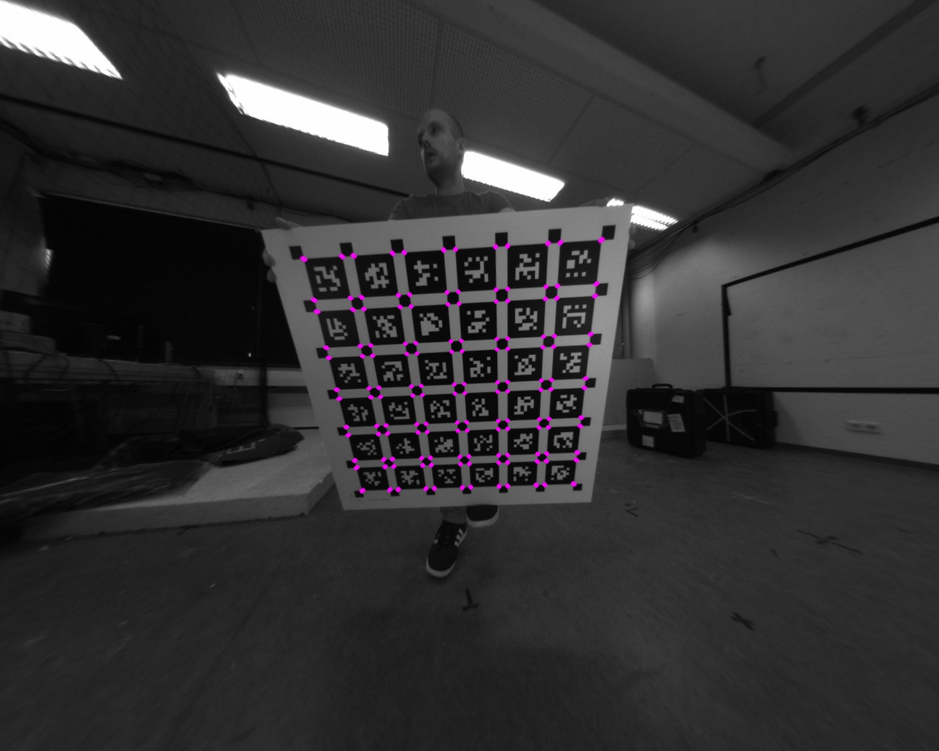
//> input picture assets/dscm6.png, 939 x 751 px, shrunk from 1280 x 1024 before the run
$ ./dscm1_distort   (built with g++ and OpenCV 4)
//> lines starting //> are read from the running program, lines starting //| are printed output that depends on the picture
//> further down, src is the input picture: 751 rows x 939 cols, CV_8UC3; mean B, G, R 49.6, 48.6, 49.6

//@date 2025-2-19
//@auther: wxliu
//@brief: DSCM: Double Sphere Camera Model

// distort image: 1. ds unprojection 2. pinhole projection
// use the same fx.


#include <opencv2/opencv.hpp>
#include <cmath>

using namespace cv;

Mat transformImageToDoubleSphere(const Mat& src, double fx, double fy, double cx, double cy, double xi, double alpha) {
//> called with fx = 313, fy = 312.9, cx = 638.8, cy = 514.5, xi = -0.179, alpha = 0.591
    Mat dst(src.size(), src.type(), Scalar(0));

    int err1 = 0, err2 = 0, err3 = 0, err4 = 0, err5 = 0, err6 = 0;
    for (int v_dst = 0; v_dst < dst.rows; ++v_dst) {
        for (int u_dst = 0; u_dst < dst.cols; ++u_dst) {
            // Step 1: 计算归一化坐标
            double mx = (u_dst - cx) / fx;
            double my = (v_dst - cy) / fy;
            double r2 = mx * mx + my * my;

            // 检查投影有效性（公式51）
            if (alpha > 0.5 && r2 > 1.0 / (2 * alpha - 1)) {
                err1++;
                continue;
            }

            // Step 2: 计算mz（公式50）
            double sqrt_term = sqrt(1 - (2 * alpha - 1) * r2);
            double denominator_alpha = alpha * sqrt_term + (1 - alpha);
            if (denominator_alpha <= 1e-6) {err2++;continue;}
            double mz = (1 - alpha * alpha * r2) / denominator_alpha;

            // Step 3: 计算3D方向向量（公式46）
            double numerator = mz * xi + sqrt(mz * mz + (1 - xi * xi) * r2);
            double denominator_total = mz * mz + r2;
            if (denominator_total <= 1e-6) {err3++;continue;}
            double scale = numerator / denominator_total;

            double x = scale * mx;
            double y = scale * my;
            double z = scale * mz - xi;

            // 归一化向量
            double norm = sqrt(x * x + y * y + z * z);
            if (norm <= 1e-6) {err4++;continue;}
            /* temp comment*/
            x /= norm;
            y /= norm;
            z /= norm;


            // Step 4: 投影到针孔模型（原图像）
            if (z <= 1e-6) {err5++;continue;} // 避免除以零
            double u_src = fx * (x / z) + cx;
            double v_src = fy * (y / z) + cy;

            // 双线性插值
            if (u_src >= 0 && u_src < src.cols - 1 && v_src >= 0 && v_src < src.rows - 1) {
                int x0 = static_cast<int>(u_src);
                int y0 = static_cast<int>(v_src);
                float dx = u_src - x0;
                float dy = v_src - y0;

                Vec3b p00 = src.at<Vec3b>(y0, x0);
                Vec3b p01 = src.at<Vec3b>(y0, x0 + 1);
                Vec3b p10 = src.at<Vec3b>(y0 + 1, x0);
                Vec3b p11 = src.at<Vec3b>(y0 + 1, x0 + 1);

                Vec3b interpolated =
                    p00 * (1 - dx) * (1 - dy) +
                    p01 * dx * (1 - dy) +
                    p10 * (1 - dx) * dy +
                    p11 * dx * dy;

                dst.at<Vec3b>(v_dst, u_dst) = interpolated;
            }
            else {err6++;}
        }
    }
//> this loop made 751 passes
//> (err1, err5, err6) on passes 1 to 3: (116, 230, 593), (231, 457, 1190), (345, 682, 1790)
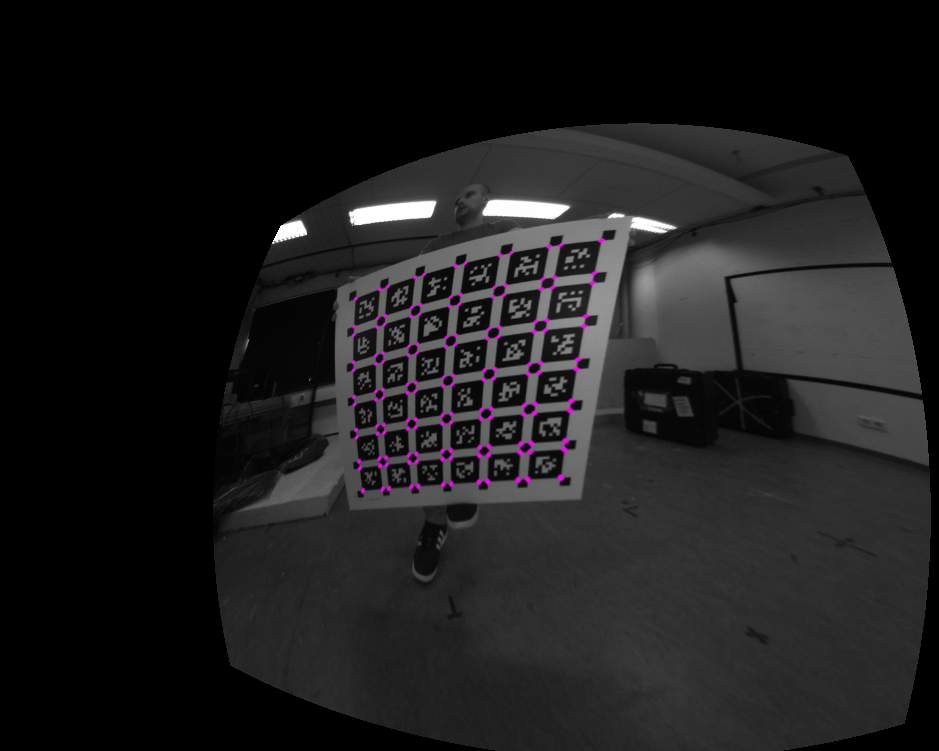
//> dst: 751 rows x 939 cols, CV_8UC3; mean B, G, R 29, 28.2, 29
//> after the loop, err1 = 8109; err2 = 0; err3 = 0; err4 = 0; err5 = 74321; err6 = 227301

    std::cout << "err1: " << err1 << ", err2: " << err2 << ", err3: " << err3 << ", err4: " << err4 << ", err5: " << err5 << ", err6: " << err6 << std::endl;
//| err1: 8109, err2: 0, err3: 0, err4: 0, err5: 74321, err6: 227301

    return dst;
}


int main() {

#if 0
    // Mat src = imread("/home/lwx/dev/cpp_ws/dscm/assets/image_L2.png"); // 读取无畸变图像
    Mat src = imread("/home/lwx/dev/cpp_ws/dscm/assets/image_L3.png"); // 读取无畸变图像
#else
    Mat src = imread("/home/lwx/dev/cpp_ws/dscm/assets/dscm6.png"); // 读取无畸变图像
#endif
    if (src.empty()) return -1;

    // 双球模型参数（示例值，需根据实际标定结果填写）
#if 0
    // double fx = 27.9964, fy = 27.9964, cx = 320.0, cy = 240.0, xi = -0.2776869842961572, alpha = 0.5635725608138804;
    double fx = 160, fy = 160, cx = 320.0, cy = 240.0, xi = -0.2776869842961572, alpha = 0.5635725608138804;
#else
    double fx = 312.99588161843817, fy = 312.9214941782706, cx = 638.7854720110728, cy = 514.5354880999439, xi = -0.17918626779269324, alpha = 0.590840604914911;
#endif
    Mat dst = transformImageToDoubleSphere(src, fx, fy, cx, cy, xi, alpha);
#if 0
    imwrite("output_ds.png", dst);
#else
    imwrite("output_ds2.png", dst);
#endif

    // imshow("output_ds", dst);
    // waitKey(0);

    return 0;
}

// deepseek

$ run again, with assets/image_L2.png copied over assets/dscm6.png
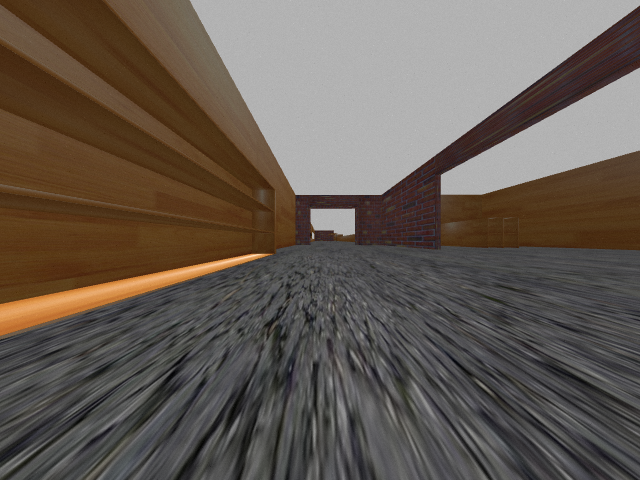
//> input picture assets/image_L2.png, 640 x 480 px
//> src is the input picture: 480 rows x 640 cols, CV_8UC3; mean B, G, R 82.9, 91.3, 101.1
//> the loop in transformImageToDoubleSphere, `for (int v_dst = 0; v_dst < dst.rows; ++v_dst)` made 480 passes
//> (err1, err5, err6) on passes 1 to 3: (116, 227, 297), (231, 453, 596), (345, 678, 897)
//> after the loop in transformImageToDoubleSphere, `for (int v_dst = 0; v_dst < dst.rows; ++v_dst)`:
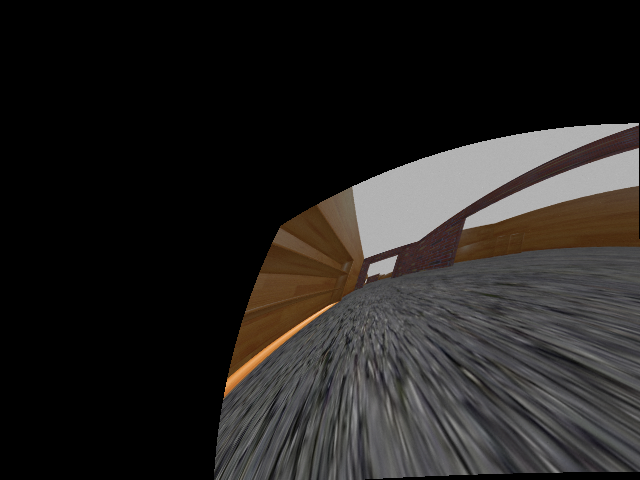
//> dst: 480 rows x 640 cols, CV_8UC3; mean B, G, R 33.1, 34.8, 37.3
//> after the loop in transformImageToDoubleSphere, `for (int v_dst = 0; v_dst < dst.rows; ++v_dst)`: err1 = 8109; err2 = 0; err5 = 58257; err6 = 115214
//| err1: 8109, err2: 0, err3: 0, err4: 0, err5: 58257, err6: 115214

$ run again, with assets/distorted.png copied over assets/dscm6.png
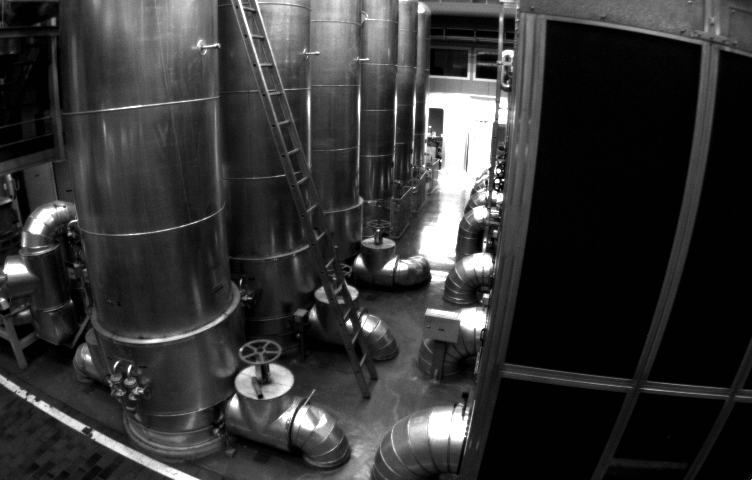
//> input picture assets/distorted.png, 752 x 480 px
//> src is the input picture: 480 rows x 752 cols, CV_8UC3; min 1, max 255, mean 52.6
//> the loop in transformImageToDoubleSphere, `for (int v_dst = 0; v_dst < dst.rows; ++v_dst)` made 480 passes
//> (err1, err5, err6) on passes 1 to 3: (116, 227, 409), (231, 453, 820), (345, 678, 1233)
//> after the loop in transformImageToDoubleSphere, `for (int v_dst = 0; v_dst < dst.rows; ++v_dst)`:
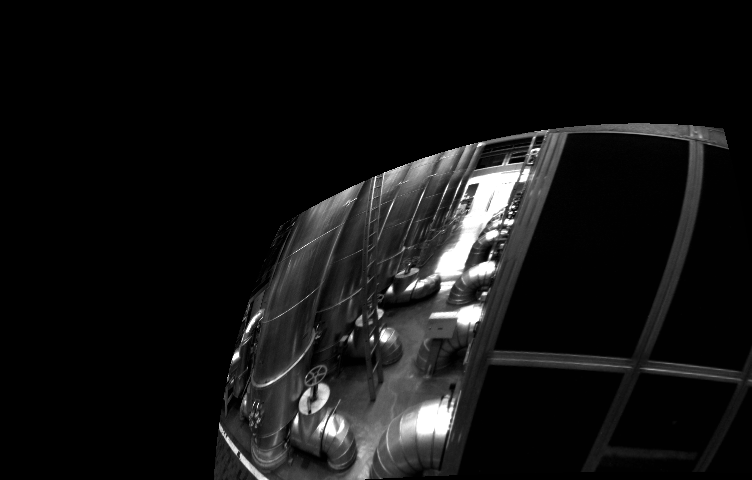
//> dst: 480 rows x 752 cols, CV_8UC3; min 0, max 255, mean 19
//> after the loop in transformImageToDoubleSphere, `for (int v_dst = 0; v_dst < dst.rows; ++v_dst)`: err1 = 8109; err2 = 0; err5 = 58257; err6 = 131846
//| err1: 8109, err2: 0, err3: 0, err4: 0, err5: 58257, err6: 131846
